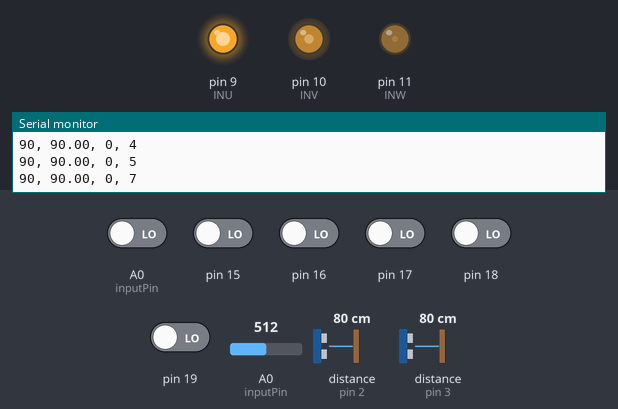
Recording of a sketch running on a simulated Arduino Uno, built with avr-gcc and run on an emulated ATmega328P. Parts: output pins drawn as LEDs (lit = HIGH), the last lines printed to the serial monitor. Wiring (inferred from the names in the program): 2 × range finder with pulse-width output: data pin 2 / data pin 3. Dashed ring = blinking. The test bench sets the inputs (shaded band); at power-on: A0 (inputPin), pin 15–19 LOW, distance to the obstacle (sensors on pin 2, pin 3) 80 cm, A0 (inputPin) = 512.

Above: at 0.15 s.
At 1.2 s:
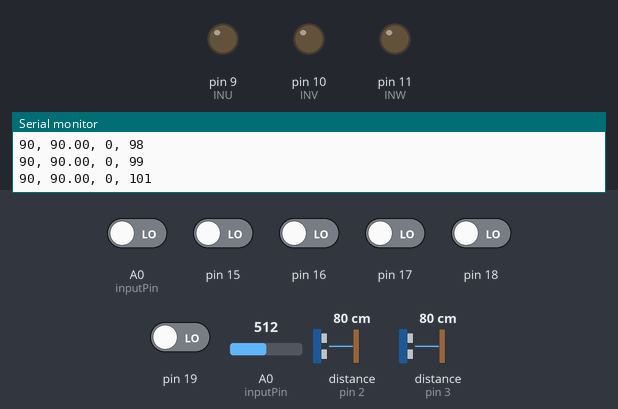
1.3 s: distance to the obstacle (sensor on pin 2) set to 9 cm
4.3 s: distance to the obstacle (sensor on pin 3) set to 2 cm
7.3 s: distance to the obstacle (sensor on pin 3) set to 60 cm
10.3 s: distance to the obstacle (sensor on pin 2) set to 35 cm
At 13.0 s:
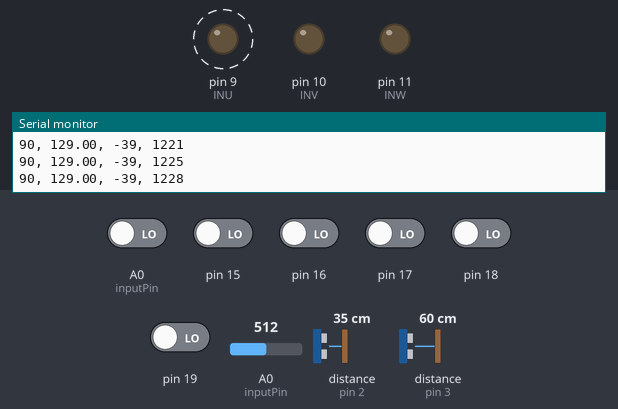
13.3 s: distance to the obstacle (sensor on pin 2) set to 2 cm
16.3 s: distance to the obstacle (sensor on pin 3) set to 9 cm
Timing chart, 0 to 26.5 s (numbered marks = the images above; inputs shaded):
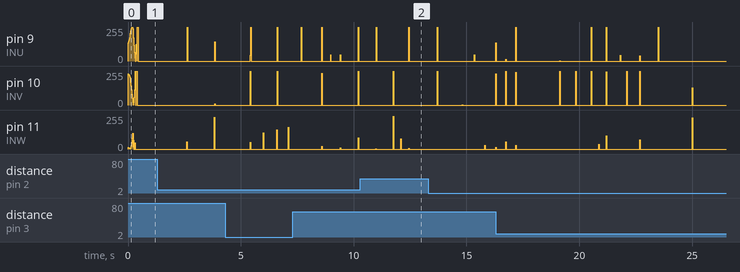

The sketch:

Position_Control.ino
```cpp
/*
 * Position Control of BLDC For CubeSat
 * Pin Demarcations are currently for Arduino UNO
 */

//#include <PID_v1.h>

const int encoderPin1 = 2; //Encoder Output 'A' must connected with interupt pin of arduino.
const int encoderPin2 = 3; //Encoder Otput 'B' must connected with interupt pin of arduino.
const int INU = 9;
const int INV = 10;
const int INW = 11;
const int inputPin = A0;
const int STBY = 4;

// SPWM (Sine Wave)
//const int pwmSin[] = {127, 138, 149, 160, 170, 181, 191, 200, 209, 217, 224, 231, 237, 242, 246, 250, 252, 254, 254, 254, 252, 250, 246, 242, 237, 231, 224, 217, 209, 200, 191, 181, 170, 160, 149, 138, 127, 116, 105, 94, 84, 73, 64, 54, 45, 37, 30, 23, 17, 12, 8, 4, 2, 0, 0, 0, 2, 4, 8, 12, 17, 23, 30, 37, 45, 54, 64, 73, 84, 94, 105, 116 };
//Every angle
const int pwmSin[] = {127, 129, 131, 134, 136, 138, 140, 143, 145, 147, 149, 151, 154, 156, 158, 160, 162, 164, 166, 169, 171, 173, 175, 177, 179, 181, 183, 185, 187, 189, 191, 193, 195, 196, 198, 200, 202, 204, 205, 207, 209, 211, 212, 214, 216, 217, 219, 220, 222, 223, 225, 226, 227, 229, 230, 231, 233, 234, 235, 236, 237, 239, 240, 241, 242, 243, 243, 244, 245, 246, 247, 248, 248, 249, 250, 250, 251, 251, 252, 252, 253, 253, 253, 254, 254, 254, 254, 254, 254, 254, 255, 254, 254, 254, 254, 254, 254, 254, 253, 253, 253, 252, 252, 251, 251, 250, 250, 249, 248, 248, 247, 246, 245, 244, 243, 243, 242, 241, 240, 239, 237, 236, 235, 234, 233, 231, 230, 229, 227, 226, 225, 223, 222, 220, 219, 217, 216, 214, 212, 211, 209, 207, 205, 204, 202, 200, 198, 196, 195, 193, 191, 189, 187, 185, 183, 181, 179, 177, 175, 173, 171, 169, 166, 164, 162, 160, 158, 156, 154, 151, 149, 147, 145, 143, 140, 138, 136, 134, 131, 129, 127, 125, 123, 120, 118, 116, 114, 111, 109, 107, 105, 103, 100, 98, 96, 94, 92, 90, 88, 85, 83, 81, 79, 77, 75, 73, 71, 69, 67, 65, 63, 61, 59, 58, 56, 54, 52, 50, 49, 47, 45, 43, 42, 40, 38, 37, 35, 34, 32, 31, 29, 28, 27, 25, 24, 23, 21, 20, 19, 18, 17, 15, 14, 13, 12, 11, 11, 10, 9, 8, 7, 6, 6, 5, 4, 4, 3, 3, 2, 2, 1, 1, 1, 0, 0, 0, 0, 0, 0, 0,0 ,0 ,0 ,0 , 0, 0, 0, 0, 1, 1, 1, 2, 2, 3, 3, 4, 4, 5, 6, 6, 7, 8, 9, 10, 11, 11, 12, 13, 14, 15, 17, 18, 19, 20, 21, 23, 24, 25, 27, 28, 29, 31, 32, 34, 35, 37, 38, 40, 42, 43, 45, 47, 49, 50, 52, 54, 56, 58, 59, 61, 63, 65, 67, 69, 71, 73, 75, 77, 79, 81, 83, 85, 88, 90, 92, 94, 96, 98, 100, 103, 105, 107, 109, 111, 114, 116, 118, 120, 123, 125, 127};
// Every half angle
//const int pwmSin[] = {127,128,129,130,131,133,134,135,136,137,138,139,140,141,143,144,145,146,147,148,149,150,151,152,154,155,156,157,158,159,160,161,162,163,164,165,166,167,169,170,171,172,173,174,175,176,177,178,179,180,181,182,183,184,185,186,187,188,189,190,191,192,193,194,195,196,196,197,198,199,200,201,202,203,204,205,205,206,207,208,209,210,211,211,212,213,214,215,216,216,217,218,219,219,220,221,222,222,223,224,225,225,226,227,227,228,229,229,230,231,231,232,233,233,234,235,235,236,236,237,237,238,239,239,240,240,241,241,242,242,243,243,243,244,244,245,245,246,246,246,247,247,248,248,248,249,249,249,250,250,250,250,251,251,251,251,252,252,252,252,253,253,253,253,253,253,254,254,254,254,254,254,254,254,254,254,254,254,254,254,255,254,254,254,254,254,254,254,254,254,254,254,254,254,254,253,253,253,253,253,253,252,252,252,252,251,251,251,251,250,250,250,250,249,249,249,248,248,248,247,247,246,246,246,245,245,244,244,243,243,243,242,242,241,241,240,240,239,239,238,237,237,236,236,235,235,234,233,233,232,231,231,230,229,229,228,227,227,226,225,225,224,223,222,222,221,220,219,219,218,217,216,216,215,214,213,212,211,211,210,209,208,207,206,205,205,204,203,202,201,200,199,198,197,196,196,195,194,193,192,191,190,189,188,187,186,185,184,183,182,181,180,179,178,177,176,175,174,173,172,171,170,169,167,166,165,164,163,162,161,160,159,158,157,156,155,154,152,151,150,149,148,147,146,145,144,143,141,140,139,138,137,136,135,134,133,131,130,129,128,127,126,125,124,123,121,120,119,118,117,116,115,114,113,111,110,109,108,107,106,105,104,103,102,100,99,98,97,96,95,94,93,92,91,90,89,88,87,85,84,83,82,81,80,79,78,77,76,75,74,73,72,71,70,69,68,67,66,65,64,63,62,61,60,59,58,58,57,56,55,54,53,52,51,50,49,49,48,47,46,45,44,43,43,42,41,40,39,38,38,37,36,35,35,34,33,32,32,31,30,29,29,28,27,27,26,25,25,24,23,23,22,21,21,20,19,19,18,18,17,17,16,15,15,14,14,13,13,12,12,11,11,11,10,10,9,9,8,8,8,7,7,6,6,6,5,5,5,4,4,4,4,3,3,3,3,2,2,2,2,1,1,1,1,1,1,0,0,0,0,0,0,0,0,0,0,0,0,0,0,0,0,0,0,0,0,0,0,0,0,0,0,0,0,0,1,1,1,1,1,1,2,2,2,2,3,3,3,3,4,4,4,4,5,5,5,6,6,6,7,7,8,8,8,9,9,10,10,11,11,11,12,12,13,13,14,14,15,15,16,17,17,18,18,19,19,20,21,21,22,23,23,24,25,25,26,27,27,28,29,29,30,31,32,32,33,34,35,35,36,37,38,38,39,40,41,42,43,43,44,45,46,47,48,49,49,50,51,52,53,54,55,56,57,58,58,59,60,61,62,63,64,65,66,67,68,69,70,71,72,73,74,75,76,77,78,79,80,81,82,83,84,85,87,88,89,90,91,92,93,94,95,96,97,98,99,100,102,103,104,105,106,107,108,109,110,111,113,114,115,116,117,118,119,120,121,123,124,125,126,127};


/// SVPWM (Space Vector Wave)
//const int pwmSin[] = {128, 147, 166, 185, 203, 221, 238, 243, 248, 251, 253, 255, 255, 255, 253, 251, 248, 243, 238, 243, 248, 251, 253, 255, 255, 255, 253, 251, 248, 243, 238, 221, 203, 185, 166, 147, 128, 109, 90, 71, 53, 35, 18, 13, 8, 5, 3, 1, 1, 1, 3, 5, 8, 13, 18, 13, 8, 5, 3, 1, 1, 1, 3, 5, 8, 13, 18, 35, 53, 71, 90, 109};
//const int pwmSin[] = {128, 132, 136, 140, 143, 147, 151, 155, 159, 162, 166, 170, 174, 178, 181, 185, 189, 192, 196, 200, 203, 207, 211, 214, 218, 221, 225, 228, 232, 235, 238, 239, 240, 241, 242, 243, 244, 245, 246, 247, 248, 248, 249, 250, 250, 251, 252, 252, 253, 253, 253, 254, 254, 254, 255, 255, 255, 255, 255, 255, 255, 255, 255, 255, 255, 255, 255, 254, 254, 254, 253, 253, 253, 252, 252, 251, 250, 250, 249, 248, 248, 247, 246, 245, 244, 243, 242, 241, 240, 239, 238, 239, 240, 241, 242, 243, 244, 245, 246, 247, 248, 248, 249, 250, 250, 251, 252, 252, 253, 253, 253, 254, 254, 254, 255, 255, 255, 255, 255, 255, 255, 255, 255, 255, 255, 255, 255, 254, 254, 254, 253, 253, 253, 252, 252, 251, 250, 250, 249, 248, 248, 247, 246, 245, 244, 243, 242, 241, 240, 239, 238, 235, 232, 228, 225, 221, 218, 214, 211, 207, 203, 200, 196, 192, 189, 185, 181, 178, 174, 170, 166, 162, 159, 155, 151, 147, 143, 140, 136, 132, 128, 124, 120, 116, 113, 109, 105, 101, 97, 94, 90, 86, 82, 78, 75, 71, 67, 64, 60, 56, 53, 49, 45, 42, 38, 35, 31, 28, 24, 21, 18, 17, 16, 15, 14, 13, 12, 11, 10, 9, 8, 8, 7, 6, 6, 5, 4, 4, 3, 3, 3, 2, 2, 2, 1, 1, 1, 1, 1, 1, 1, 1, 1, 1, 1, 1, 1, 2, 2, 2, 3, 3, 3, 4, 4, 5, 6, 6, 7, 8, 8, 9, 10, 11, 12, 13, 14, 15, 16, 17, 18, 17, 16, 15, 14, 13, 12, 11, 10, 9, 8, 8, 7, 6, 6, 5, 4, 4, 3, 3, 3, 2, 2, 2, 1, 1, 1, 1, 1, 1, 1, 1, 1, 1, 1, 1, 1, 2, 2, 2, 3, 3, 3, 4, 4, 5, 6, 6, 7, 8, 8, 9, 10, 11, 12, 13, 14, 15, 16, 17, 18, 21, 24, 28, 31, 35, 38, 42, 45, 49, 53, 56, 60, 64, 67, 71, 75, 78, 82, 86, 90, 94, 97, 101, 105, 109, 113, 116, 120, 124};

double error, cumError, rateError, lastError;
int input;
int output;
int setpoint;
double elapsedTime;
unsigned long currentTime, previousTime;
int currentPos;

int currentStepU;
int currentStepV;
int currentStepW;
int sineArraySize;
int increment = 0;

volatile int lastEncoded = 0; // Here updated value of encoder store.
volatile long encoderValue = 0; // Raw encoder value
int PPR = 2048;  // Encoder Pulse per revolution.
int angle = 360; // Maximum degree of motion.
int REV = 0;          // Set point REQUIRED ENCODER VALUE
int lastMSB = 0;
int lastLSB = 0;

double kp = 0.01 , ki = 0.001 , kd = 0.01;             // modify for optimal performance
//double input = 0, output = 0, setpoint = 0;
//PID myPID(&input, &output, &setpoint, kp, ki, kd, DIRECT);

void setup() {
  Serial.begin(9600); //initialize serial comunication

  setPwmFrequency(INU); // Increase PWM frequency to 32 kHz  (make unaudible)
  setPwmFrequency(INV);
  setPwmFrequency(INW);

  pinMode(INU, OUTPUT);
  pinMode(INV, OUTPUT);
  pinMode(INW, OUTPUT);
  pinMode(inputPin, INPUT);
  pinMode(encoderPin1, INPUT_PULLUP);
  pinMode(encoderPin2, INPUT_PULLUP);

  sineArraySize = sizeof(pwmSin)/sizeof(int); // Find lookup table size
  int phaseShift = sineArraySize / 3;         // Find phase shift and initial A, B C phase values
  currentStepU = 0;
  currentStepV = currentStepU + phaseShift;
  currentStepW = currentStepV + phaseShift;
  sineArraySize--; // Convert from array Size to last PWM array number

  digitalWrite(encoderPin1, HIGH); //turn pullup resistor on
  digitalWrite(encoderPin2, HIGH); //turn pullup resistor on

  //call updateEncoder() when any high/low changed seen
  //on interrupt 0 (pin 2), or interrupt 1 (pin 3)
  attachInterrupt(0, updateEncoder, CHANGE);
  attachInterrupt(1, updateEncoder, CHANGE);

  //myPID.SetMode(AUTOMATIC);   //set PID in Auto mode
  //myPID.SetSampleTime(1);  // refresh rate of PID controller
  //myPID.SetOutputLimits(0, sineArraySize); // this is the MAX PWM value to move motor, here change in value reflect change in speed of motor.
}

void loop() {
  currentTime = millis();
  elapsedTime = currentTime - previousTime;

  REV = map (analogRead(inputPin), 0, 1023, 0, sineArraySize); // mapping degree into pulse

  currentPos = map (encoderValue, 0, 2048, 0, 360);
  setpoint = 90;                    //PID while work to achive this value consider as SET value
  input = currentPos;           // data from encoder consider as a Process value

  error = setpoint - input;
  cumError += error * elapsedTime;
  rateError = (error - lastError)/elapsedTime;
  output = kp * error + ki * cumError + kd * rateError;

  //myPID.Compute();                 // calculate new output
  pwmOut(output);

  lastError = error;
  previousTime = currentTime;

  Serial.print(setpoint);
  Serial.print(", ");
  Serial.print(error);
  Serial.print(", ");
  Serial.print(input);
  Serial.print(", ");
  Serial.println(output);
}

void pwmOut(int increment) {
  currentStepU = currentStepU + increment;
  currentStepV = currentStepV + increment;
  currentStepW = currentStepW + increment;
  analogWrite(INU, pwmSin[currentStepU]);
  analogWrite(INV, pwmSin[currentStepV]);
  analogWrite(INW, pwmSin[currentStepW]);
}

void updateEncoder(){
  int MSB = digitalRead(encoderPin1); //MSB = most significant bit
  int LSB = digitalRead(encoderPin2); //LSB = least significant bit

  int encoded = (MSB << 1) |LSB; //converting the 2 pin value to single number
  int sum  = (lastEncoded << 2) | encoded; //adding it to the previous encoded value

  if(sum == 0b1101 || sum == 0b0100 || sum == 0b0010 || sum == 0b1011) encoderValue ++;
  if(sum == 0b1110 || sum == 0b0111 || sum == 0b0001 || sum == 0b1000) encoderValue --;

  lastEncoded = encoded; //store this value for next time

}

void setPwmFrequency(int pin) {
  if(pin == 5 || pin == 6 || pin == 9 || pin == 10) {
    if(pin == 5 || pin == 6) {
      TCCR0B = TCCR0B & 0b11111000 | 0x01;
    } else {
      TCCR1B = TCCR1B & 0b11111000 | 0x01;
    }
  }
  else if(pin == 3 || pin == 11) {
    TCCR2B = TCCR2B & 0b11111000 | 0x01;
  }
}
```
